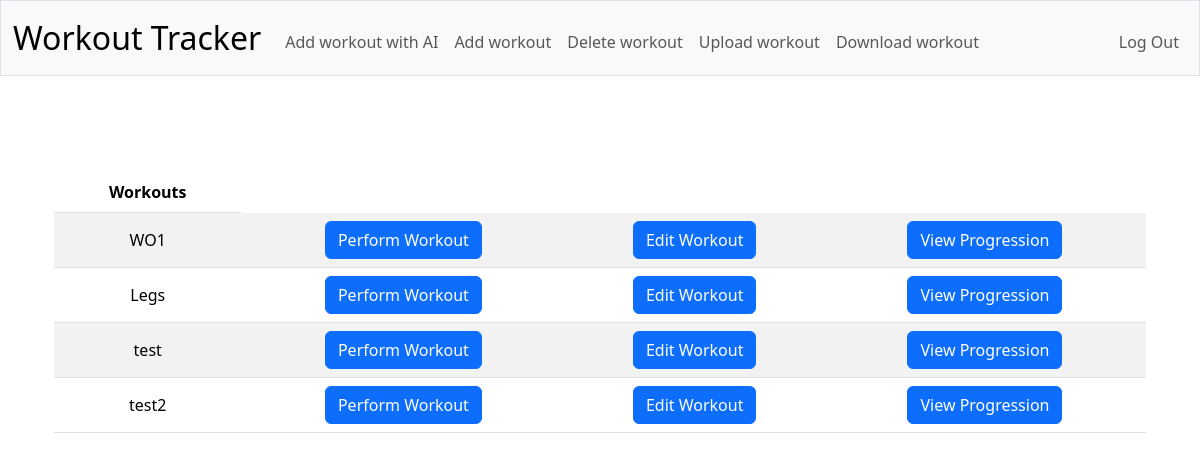
Page / (signed in) on the earlier database version.
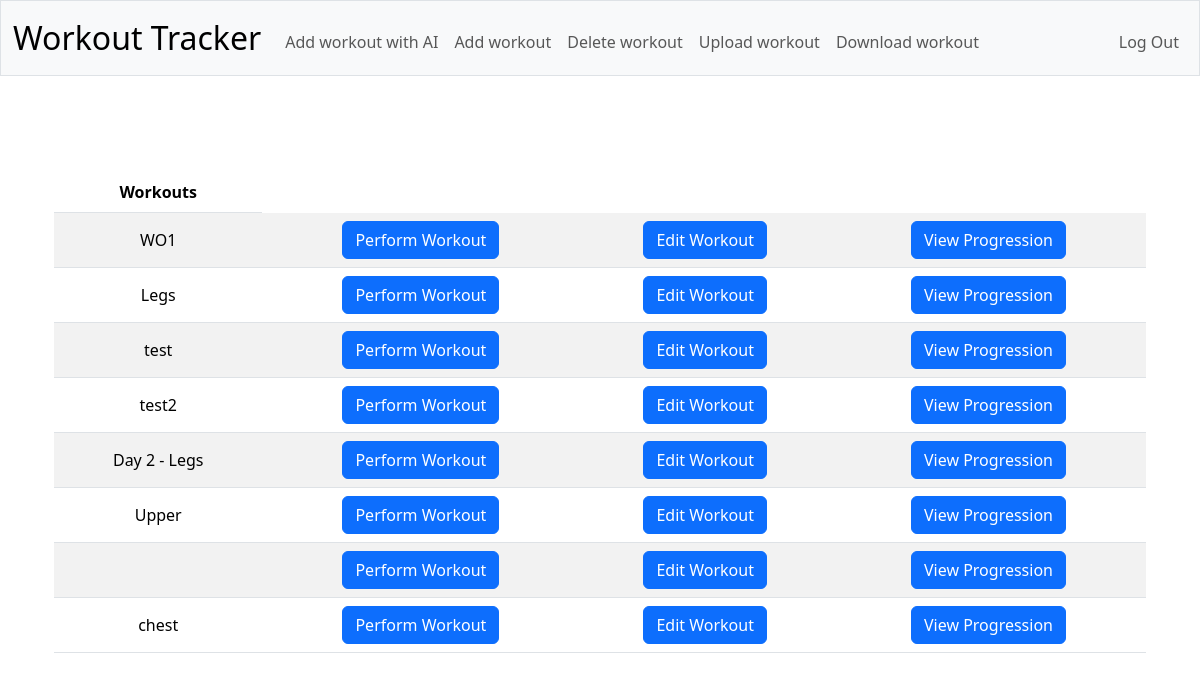
Same page on the later database version.
### tables this page shows
CREATE TABLE programs (
    program_id INTEGER PRIMARY KEY AUTOINCREMENT,
    user_id INTEGER NOT NULL,
    program_name TEXT NOT NULL,
    FOREIGN KEY (user_id) REFERENCES users (user_id)
);

### app.py (the view)
@app.route("/", methods=["GET", "POST"])
@login_required
def index():
    if request.method == "POST":
        if 'workout' in request.form:
            session["workoutId"] = request.form.get("workout")
            return redirect("/workout")
        elif 'editWorkout' in request.form:
            session["workoutId"] = request.form.get("editWorkout")
            return redirect("/editWorkout")
        elif 'workoutGraph' in request.form:
            session["workoutId"] = request.form.get("workoutGraph")
            return redirect("/workoutGraph")
    else:
        userId = session["user_id"]
        workouts = db.execute("SELECT * FROM programs WHERE user_id = ?", userId)
        return render_template("index.html", workouts=workouts)

### app.py (called while the page is built)
@app.after_request
def after_request(response):
    response.headers["Cache-Control"] = "no-cache, no-store, must-revalidate"
    response.headers["Expires"] = 0
    response.headers["Pragma"] = "no-cache"
    return response

### helpers.py (called while the page is built)
def login_required(f):
    @wraps(f)
    def decorated_function(*args, **kwargs):
        if session.get("user_id") is None:
            return redirect("/login")
        return f(*args, **kwargs)
    return decorated_function

### templates/index.html (shortened to what this page needs)
{% extends "layout.html" %}
{% block main %}
    <div class="container mt-5">
        <form action="/" method="post">
            <div class="table-responsive">
                <table class="table table-striped">
                    <thead>
                        <tr>
                            <th>Workouts</th>
                        </tr>
                    </thead>
                    <tbody>
                        {% for workout in workouts %}
                        <tr>
                            <td>{{ workout.program_name }}</td>
                            <td class="d-flex justify-content-around">
                                <button class="btn btn-primary" type="submit" value="{{ workout.program_id }}" name="workout">Perform Workout</button>
                                <button class="btn btn-primary" type="submit" value="{{ workout.program_id }}" name="editWorkout">Edit Workout</button>
                                <button class="btn btn-primary" type="submit" value="{{ workout.program_id }}" name="workoutGraph">View Progression</button>
                            </td>
                        </tr>
                        {% endfor %}
                    </tbody>
                </table>
            </div>
        </form>
    </div>
{% endblock %}

### templates/layout.html (shortened to what this page needs)
<!DOCTYPE html>
<html lang="en">
    <head>
        <link href="https://cdn.jsdelivr.net/npm/bootstrap@5.3.3/dist/css/bootstrap.min.css" rel="stylesheet">
        <link href="/static/styles.css" rel="stylesheet">
    </head>
    <body>
        <nav class="bg-light border navbar navbar-expand-md navbar-light">
            <div class="container-fluid">
                <a class="navbar-brand" href="/">Workout Tracker</a>
                <div class="collapse navbar-collapse" id="navbar">
                    {% if session["user_id"] %}
                        <ul class="navbar-nav me-auto mt-2">
                            <li class="nav-item"><a class="nav-link" href="/aiAddWorkout">Add workout with AI</a></li>
                            <li class="nav-item"><a class="nav-link" href="/addWorkout">Add workout</a></li>
                            <li class="nav-item"><a class="nav-link" href="/deleteWorkout">Delete workout</a></li>
                            <li class="nav-item"><a class="nav-link" href="/uploadWorkout">Upload workout</a></li>
                            <li class="nav-item"><a class="nav-link" href="/downloadWorkout">Download workout</a></li>
                        </ul>
                        <ul class="navbar-nav ms-auto mt-2">
                            <li class="nav-item"><a class="nav-link" href="/logout">Log Out</a></li>
                        </ul>
                    {% else %}
                        <ul class="navbar-nav ms-auto mt-2">
                            <li class="nav-item"><a class="nav-link" href="/register">Register</a></li>
                            <li class="nav-item"><a class="nav-link" href="/login">Log In</a></li>
                        </ul>
                    {% endif %}
                </div>
            </div>
        </nav>
        <main class="container py-5 text-center">
            {% block main %}{% endblock %}
        </main>
    </body>
</html>

### static/styles.css (style rules this page uses)
nav .navbar-brand { font-size: xx-large; }
table { background-color: transparent; margin-bottom: 1rem; width: 100%; }
table th, table td { padding: 0.75rem; vertical-align: middle; }
tbody tr:nth-of-type(odd) { background-color: rgb(179, 208, 255, 0.3) }

Differences in the rows shown:
added programs: program_name "Day 2 - Legs", {{ workout.program_id }} 31 (drawn)
added programs: program_name "Upper", {{ workout.program_id }} 39 (drawn)
added programs: {{ workout.program_id }} 49 (drawn)
added programs: program_name "chest", {{ workout.program_id }} 56 (drawn)
